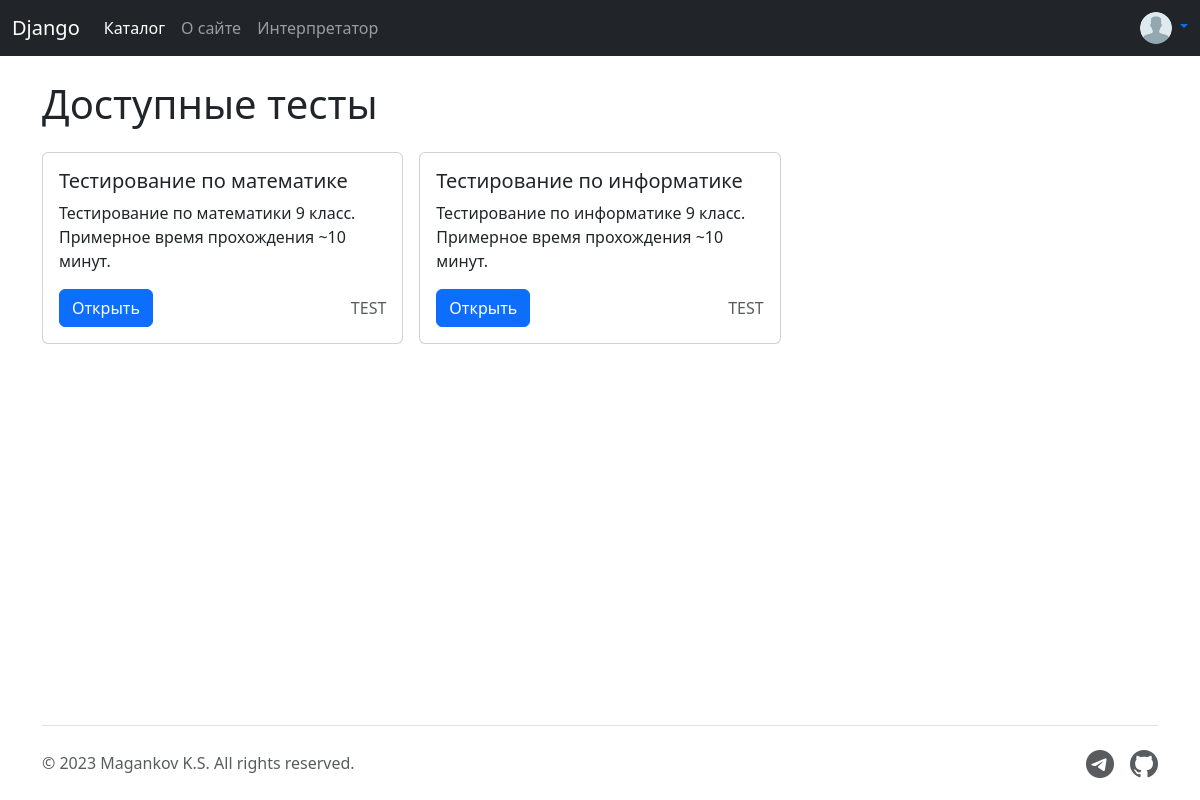
The app's page / (signed in), older data.
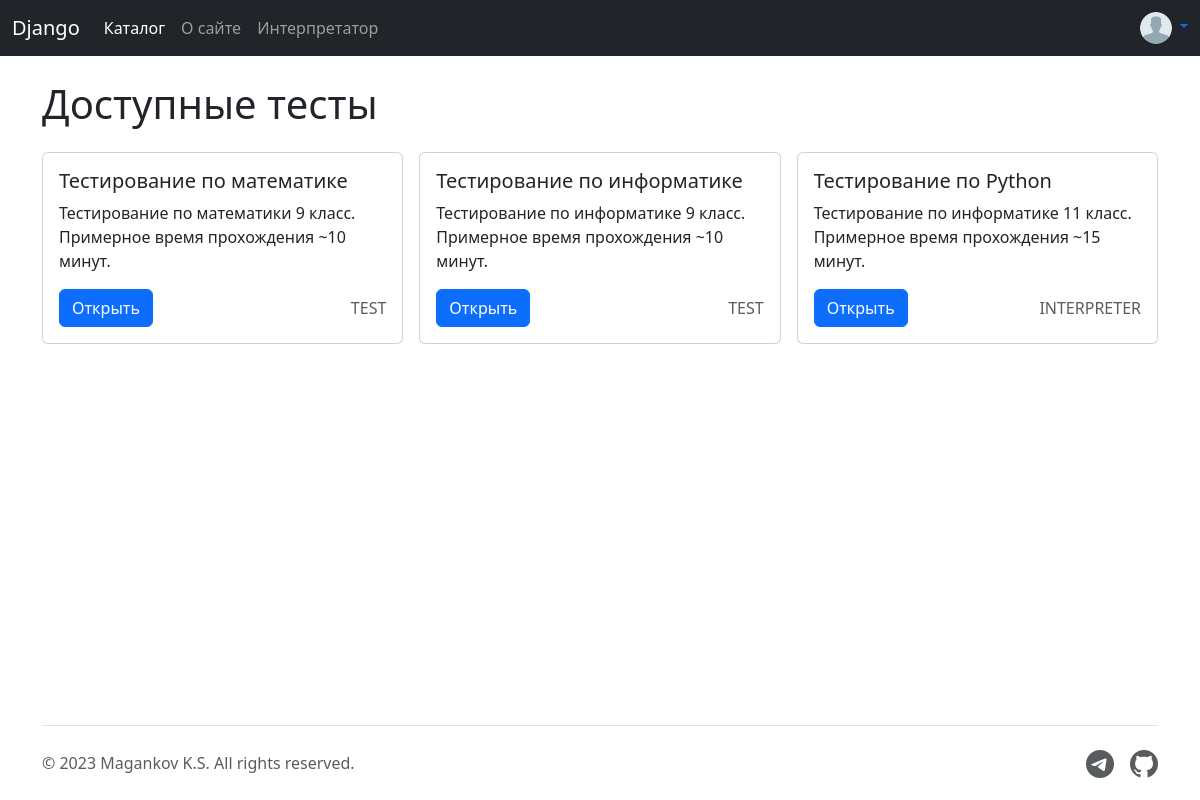
The same page, newer data.
### tester_app/models.py (models this page shows, shortened)
class Testing(models.Model):
    TYPE_CHOICES = (
        ('TEST', 'Тест'),
        ('INTERPRETER', 'Интерпретатор'),
    )
    name = models.CharField(max_length=50)
    description = models.TextField(max_length=150)
    type = models.CharField(max_length=15, choices=TYPE_CHOICES, default='TEST')
    slug = AutoSlugField(populate_from='name', unique=True, slugify=slugify_value)
    objects = models.Manager()
    def get_absolute_url(self):
        return reverse('testing', kwargs={'test_slug': self.slug})

### tester_app/views.py (the view)
# urls.py: path("", views.index, name="index"),
def index(request):
    testing = Testing.objects.all()
    global context
    context['title'] = 'Главная'
    context['has_header'] = True
    context['data'] = testing
    return render(request, 'tester_app/index.html', context)

### templates/tester_app/index.html
{% extends "tester_app/base.html" %}
{% block body %}
<div class="container mb-4">
    <h1 class="mb-4">Доступные тесты</h1>
    <div class="row g-3">
        {% if not data %}
        <p>Нет данных для отображения</p>
        {% else %}
        {% for test in data %}
        <div class="col-lg-4">
            <div class="card">
                <div class="card-body">
                    <h5 class="card-title">{{test.name}}</h5>
                    <p class="card-text">{{test.description}}</p>
                    <div class="d-flex justify-content-between align-items-center">
                        <a href="{{ test.get_absolute_url }}" class="btn btn-primary">Открыть</a>
                        <p class="text-muted m-0">{{test.type}}</p>
                    </div>
                </div>
            </div>
        </div>
        {% endfor %}
        {% endif %}
    </div>
</div>
{% endblock %}

Row changes from the older to the newer data that the page shows:
added Testing: name "Тестирование по Python", description "Тестирование по информатике 11 класс. Примерное время прохождения ~15 минут.", type "INTERPRETER"
